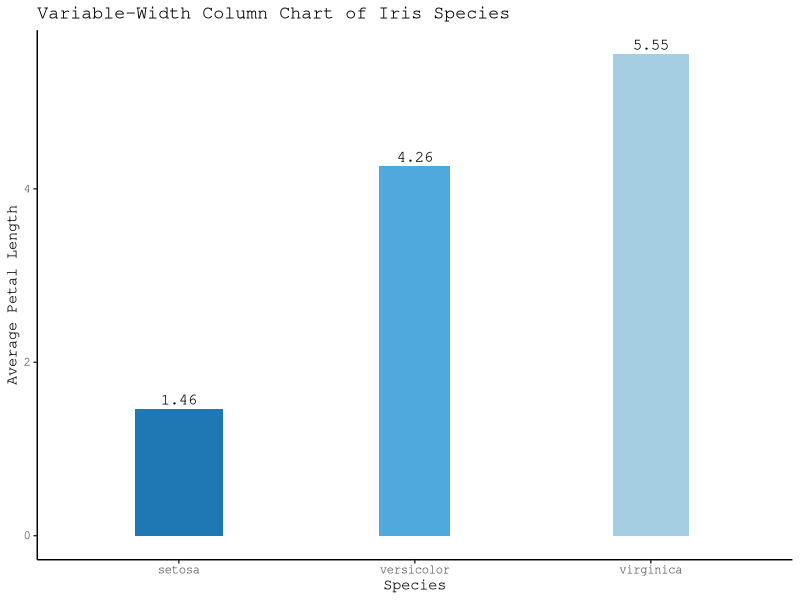
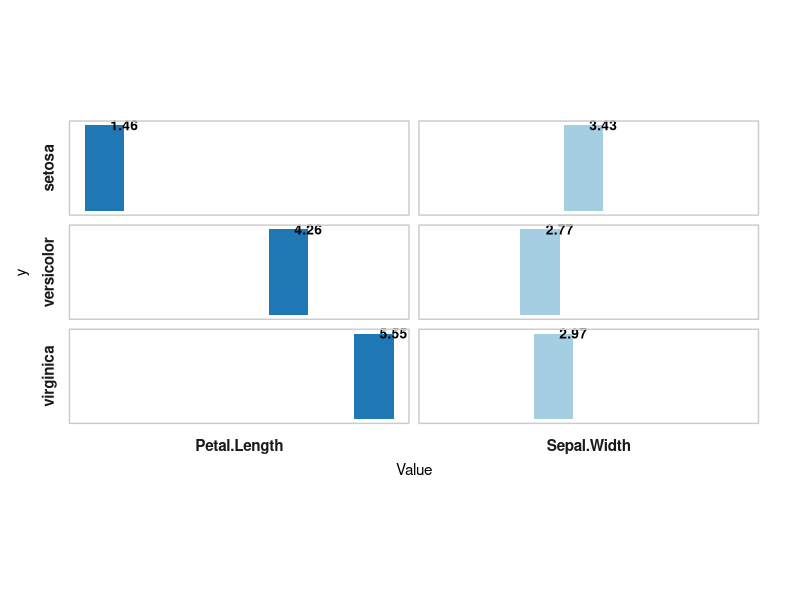

R code for these plots, in order:
## ---- chunk 1
library(ggplot2)
data("iris")
iris_summary <- aggregate(cbind(Sepal.Width, Petal.Length) ~ Species, data = iris, FUN = mean)
iris_summary$NormWidth <- iris_summary$Sepal.Width / sum(iris_summary$Sepal.Width)
ggplot(iris_summary, aes(x = Species, y = Petal.Length)) +
  geom_col(aes(width = NormWidth, fill = Species)) +
  geom_text(aes(label = round(Petal.Length, 2)), vjust = -0.5, size = 4, family = "mono") +
  scale_fill_manual(values = c(setosa = "#1f77b4", versicolor = "#4fa9dc", virginica = "#a6cee3")) +
  labs(title = "Variable-Width Column Chart of Iris Species", x = "Species", y = "Average Petal Length") +
  theme_classic(base_family = "mono") +
  theme(legend.position = "none")

## ---- chunk 2
d <- reshape(aggregate(cbind(Sepal.Width, Petal.Length) ~ Species, iris, mean),
             list(2:3), v.names = "Value", timevar = "Variable",
             times = c("Sepal.Width", "Petal.Length"), direction = "long")
ggplot(d, aes(x = Value, y = 1, fill = Variable)) +
  geom_col(width = 0.6) +
  geom_text(aes(label = round(Value, 2)), hjust = -0.2, color = "black", size = 3.5, fontface = "bold") +
  facet_grid(Species ~ Variable, switch = "both") +
  coord_fixed(ratio = 1.3, clip = "off") +
  scale_fill_manual(values = c(Sepal.Width = "#a6cee3", Petal.Length = "#1f77b4")) +
  theme_minimal(base_family = "sans") +
  theme(panel.border = element_rect(color = "gray80", fill = NA),
        panel.spacing = unit(0.5, "lines"),
        strip.placement = "outside",
        strip.text = element_text(face = "bold", size = 11),
        axis.text = element_blank(), axis.ticks = element_blank(),
        panel.grid = element_blank(), legend.position = "none",
        plot.margin = margin(10, 30, 10, 10))
